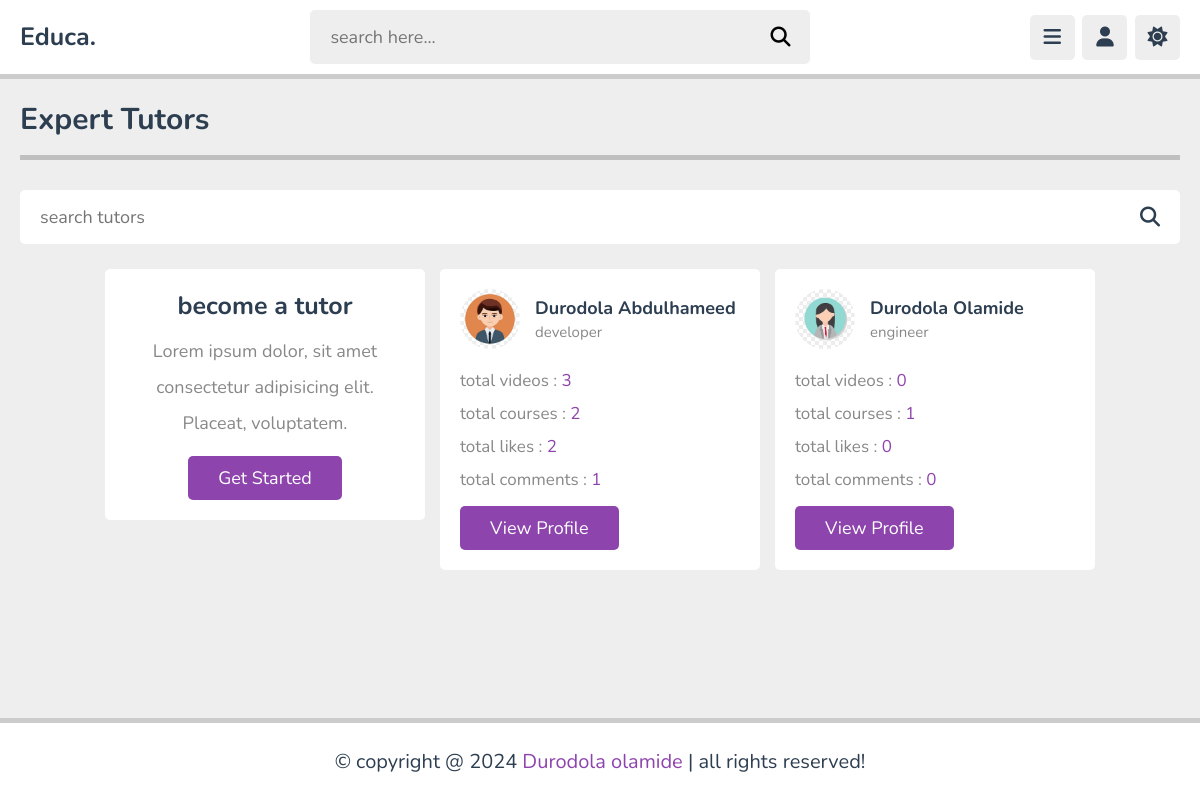
/teachers.php (signed in), run on the app's committed database.
### tables this page shows
CREATE TABLE `tutors` (
  `id` varchar(20) NOT NULL,
  `name` varchar(50) NOT NULL,
  `profession` varchar(50) NOT NULL,
  `email` varchar(50) NOT NULL,
  `password` varchar(50) NOT NULL,
  `image` varchar(100) NOT NULL
);

### teachers.php (the view, shortened to what this page needs)
<?php
include 'components/connect.php';
?><!DOCTYPE html>
<html lang="en">
<head>
    <link rel="stylesheet" href="https://cdnjs.cloudflare.com/ajax/libs/font-awesome/6.2.0/css/all.min.css">
    <link rel="stylesheet" href="css/style.css">
</head>
<body>
    <?php include 'components/user_header.php'; ?>
    <section class="teachers">
        <h1 class="heading">expert tutors</h1>
        <form action="search_tutor.php" method="POST" class="tutor-search">
            <input type="text" name="search_tutor_box" placeholder="search tutors" maxlength="100" required>
            <button type="submit" name="search_tutor_btn" class="fas fa-search"></button>
        </form>
        <div class="box-container">
        <div class="box offer">
            <h3>become a tutor</h3>
            <p>Lorem ipsum dolor, sit amet consectetur adipisicing elit. Placeat, voluptatem.</p>
            <a href="admin/register.php" class="inline-btn">get started</a>
        </div>
            <?php
            $select_tutor = $conn->prepare("SELECT * FROM `tutors`");
            $select_tutor->execute();
            if ($select_tutor->rowCount() > 0) {
                while ($fetch_tutor = $select_tutor->fetch(PDO::FETCH_ASSOC)) {
                    $tutor_id = $fetch_tutor['id'];
                    $count_likes = $conn->prepare("SELECT * FROM `likes` WHERE tutor_id = ?");
                    $count_likes->execute([$tutor_id]);
                    $total_likes = $count_likes->rowCount();
                    $count_comments = $conn->prepare("SELECT * FROM `comments` WHERE tutor_id = ?");
                    $count_comments->execute([$tutor_id]);
                    $total_comments = $count_comments->rowCount();
                    $count_content = $conn->prepare("SELECT * FROM `content` WHERE tutor_id = ?");
                    $count_content->execute([$tutor_id]);
                    $total_content = $count_content->rowCount();
                    $count_playlist = $conn->prepare("SELECT * FROM `playlist` WHERE tutor_id = ?");
                    $count_playlist->execute([$tutor_id]);
                    $total_playlist = $count_playlist->rowCount();
                    ?>
                    <div class="box">
                        <div class="tutor">
                            <img src="uploaded_files/<?= $fetch_tutor['image']; ?>" alt="">
                            <div>
                                <h3><?= $fetch_tutor['name']; ?></h3>
                                <span><?= $fetch_tutor['profession']; ?></span>
                            </div>
                        </div>
                        <p>total videos : <span><?= $total_content; ?></span></p>
                        <p>total courses : <span><?= $total_playlist; ?></span></p>
                        <p>total likes : <span><?= $total_likes; ?></span></p>
                        <p>total comments : <span><?= $total_comments; ?></span></p>
                        <a href="tutor_profile.php?get_id=<?= $fetch_tutor['email']; ?>" class="inline-btn">view profile</a>
                    </div>
                    <?php
                }
            } else {
                echo '<p class="empty">tutors was not found!</p>';
            }
            ?>
        </div>
    </section>
    <?php include 'components/footer.php'; ?>
</body>
</html>

### css/style.css (style rules this page uses)
:root { --main-color: #8e44ad; --red: #e74c3c; --orange: #f39c12; --white: #fff; --black: #2c3e50; --light-color: #888; --light-bg: #eee; --border: .5rem solid rgba(0,0,0,.2); }
* { font-family: 'Nunito', sans-serif; margin: 0; padding: 0; box-sizing: border-box; outline: none; border: none; text-decoration: none; }
html { font-size: 62.5%; overflow-x: hidden; }
body { background-color: var(--light-bg); padding-bottom: 9rem; padding-left: 30rem; }
section { padding: 2rem; margin: 0 auto; max-width: 1200px; }
.heading { font-size: 3rem; color: var(--black); text-transform: capitalize; padding-bottom: 1.5rem; margin-bottom: 3rem; border-bottom: var(--border); }
.btn, .option-btn, .delete-btn, .inline-btn, .inline-option-btn, .inline-delete-btn { border-radius: .5rem; padding: 1rem 3rem; font-size: 1.8rem; color: #fff; margin-top: 1rem; text-transform: capitalize; cursor: pointer; text-align: center; }
.inline-btn, .inline-option-btn, .inline-delete-btn { display: inline-block; }
.btn, .inline-btn { background-color: var(--main-color); }
.teachers .box-container { display: grid; grid-template-columns: repeat(auto-fit, 32rem); gap: 1.5rem; align-items: flex-start; justify-content: center; }
.teachers .box-container .box { background-color: var(--white); border-radius: .5rem; padding: 2rem; overflow-x: hidden; }
.teachers .box-container .box .tutor { display: flex; align-items: center; gap: 1.5rem; margin-bottom: 1.5rem; }
.teachers .box-container .box .tutor img { height: 6rem; width: 6rem; border-radius: 50%; }
.teachers .box-container .box .tutor h3 { font-size: 1.8rem; color: var(--black); margin-bottom: .2rem; text-overflow: ellipsis; overflow-x: hidden; }
.teachers .box-container .box .tutor span { color: var(--light-color); font-size: 1.5rem; }
.teachers .box-container .box p { padding: .5rem 0; font-size: 1.7rem; color: var(--light-color); }
.teachers .box-container .box p span { color: var(--main-color); }
.teachers .box-container .box.offer { text-align: center; }
.teachers .box-container .box.offer h3 { font-size: 2.5rem; color: var(--black); }
.teachers .box-container .box.offer p { line-height: 2; font-size: 1.8rem; padding-top: 1rem; }
.teachers .tutor-search { width: 100%; display: flex; align-items: center; justify-content: space-between; gap: 1.5rem; padding: 1.5rem 2rem; background-color: var(--white); border-radius: .5rem; margin-bottom: 2.5rem; }
.teachers .tutor-search input { width: 100%; font-size: 1.8rem; color: var(--black); }
.teachers .tutor-search button { font-size: 2rem; background: none; cursor: pointer; color: var(--black); }
@media (max-width: 1200px) { body { padding-left: 0; } }

### data on the page
tutors: image (picture), name "Durodola Abdulhameed", profession "developer", total_content "3", total_playlist "2", total_likes "2", total_comments "1"
tutors: image (picture), name "Durodola Olamide", profession "engineer", total_content "0", total_playlist "1", total_likes "0", total_comments "0"
